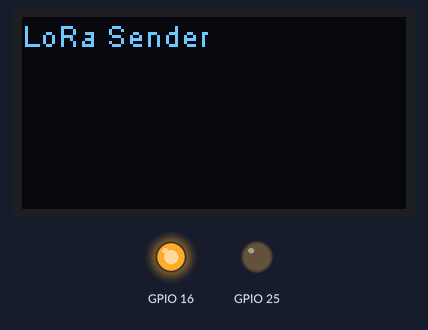
The program below on a simulated ESP32. On the bench: 128×64 one-colour display, output pins drawn as LEDs (lit = HIGH). No radio packets arrive unless stated; what the program prints to the serial monitor is not drawn.

Above: at 0.1 s.
At 4.2 s:
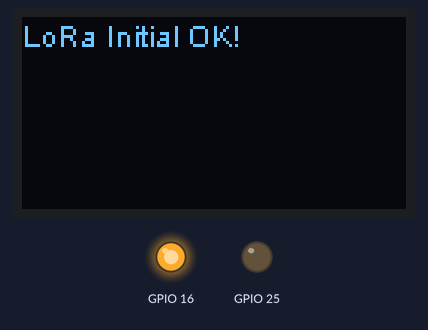
At 6.2 s:
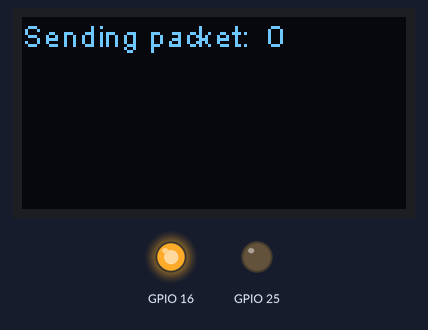
At 16.3 s:
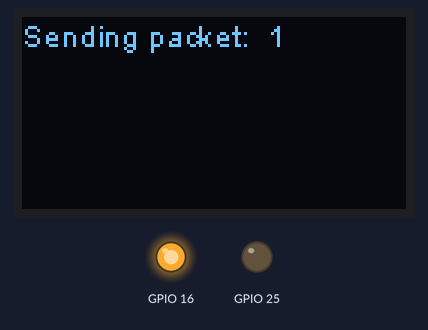

The program:

main.cpp
```cpp
#include <SPI.h>
#include <LoRa.h>
#include <Arduino.h>
#include "SSD1306.h"

SSD1306  display(0x3c, 4, 15);

#define SS 18
#define RST 14
#define DI0 26
#define BAND 433E6
int counter = 0;
void setup() {
    pinMode(25, OUTPUT);
    pinMode(16, OUTPUT);
    digitalWrite(16, LOW); // set GPIO16 low to reset OLED
    delay(50);
    digitalWrite(16, HIGH);
    Serial.begin(115200);
    while (!Serial);
    display.init();
    display.setFont(ArialMT_Plain_10);
    display.setTextAlignment(TEXT_ALIGN_LEFT);

    SPI.begin(5, 19, 27, 18);
    LoRa.setPins(SS, RST, DI0);

    Serial.println("LoRa Sender");
    display.drawString(0, 0, "LoRa Sender ");
    display.display();
    delay(2000);
    display.clear();
    if (!LoRa.begin(BAND)) {
        Serial.println("Starting LoRa failed!");
        display.drawString(5, 5, "Starting LoRa failed!");
        while (1);
    }
    display.display();
    delay(2000);
    display.clear();
    Serial.println("LoRa Initial OK!");
    display.drawString(0, 0, "LoRa Initial OK!");
    display.display();
    delay(2000);
}

void loop() {
    display.clear();
    Serial.print("Sending packet: ");
    Serial.println(counter);
    display.drawString(0,0,"Sending packet:  "+String(counter));
    display.display();
    // send packet
    LoRa.beginPacket() ;
    LoRa.print("Hello ") ;
    LoRa.print(counter) ;
    LoRa.endPacket();
    counter++;
    delay(10000);
}
```

Measured:
- what the display in image 0 shows lasts 2.0 s, from 0.1 s to 2.1 s
- what the display in image 2 shows lasts 10.1 s, from 6.1 s to 16.2 s
